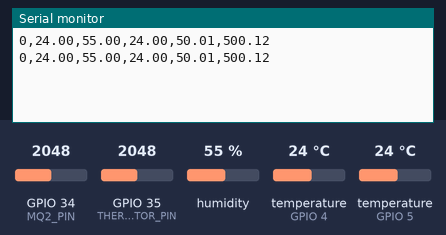
Recording of a sketch running on a simulated ESP32. Parts: the last lines printed to the serial monitor. The test bench sets the inputs (shaded band); at power-on: humidity 55 %, temperature (sensors on GPIO 5, GPIO 4) 24 °C, GPIO 34 (MQ2_PIN) = 2048, GPIO 35 (THERMISTOR_PIN) = 2048.

Above: at 2.3 s.
2.4 s: humidity set to 22 %
At 2.4 s:
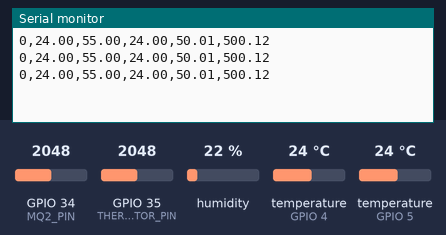
3.9 s: temperature (sensor on GPIO 5) set to 12 °C
At 5.1 s:
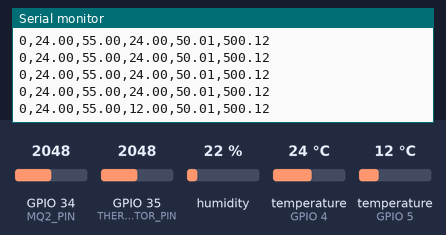
5.4 s: GPIO 34 (MQ2_PIN) set to 2866
At 6.1 s:
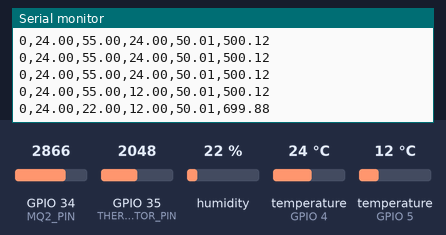
6.9 s: GPIO 35 (THERMISTOR_PIN) set to 2866
At 7.5 s:
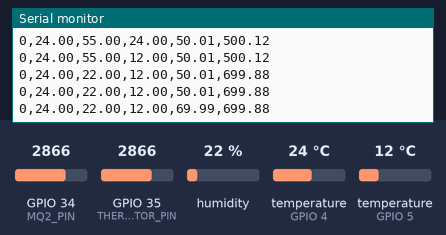
8.4 s: temperature (sensor on GPIO 4) set to 12 °C
At 9.7 s:
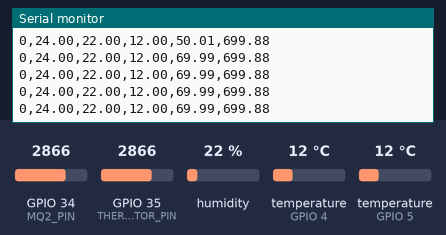
9.9 s: temperature (sensor on GPIO 5) set to 19 °C
At 10.7 s:
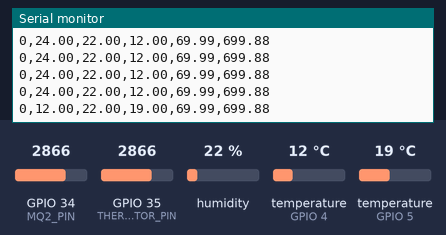
Timing chart, 0 to 12.4 s (numbered marks = the images above; inputs shaded):
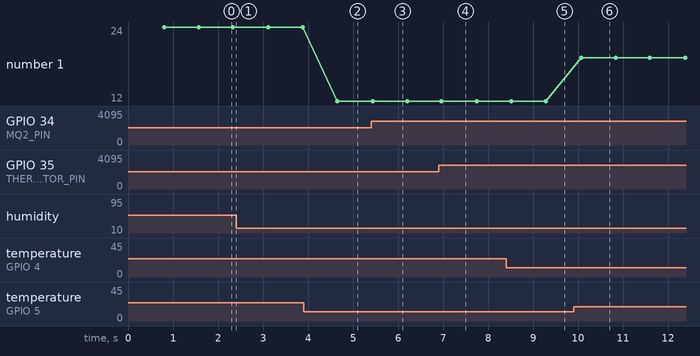

The sketch:

weather_station.ino
```cpp
#include <DHT.h>
#include <OneWire.h>
#include <DallasTemperature.h>

// DHT setup
#define DHTPIN 4
#define DHTTYPE DHT11
DHT dht(DHTPIN, DHTTYPE);

// DS18B20 setup
#define ONE_WIRE_BUS 5
OneWire oneWire(ONE_WIRE_BUS);
DallasTemperature ds18b20(&oneWire);

// MQ-2 and Thermistor
#define MQ2_PIN 34
#define THERMISTOR_PIN 35

void setup() {
  Serial.begin(9600);
  dht.begin();
  ds18b20.begin();
}

void loop() {
  // Read DHT values
  float dhtTemp = dht.readTemperature();
  float dhtHumid = dht.readHumidity();

  // Read DS18B20
  ds18b20.requestTemperatures();
  float dsTemp = ds18b20.getTempCByIndex(0);

  // Read Thermistor (dummy calculation for now)
  int thermRaw = analogRead(THERMISTOR_PIN);
  float thermistorTemp = (thermRaw / 4095.0) * 100.0;  // dummy Celsius

  // Read MQ-2
  int mq2Raw = analogRead(MQ2_PIN);
  float mq2ppm = mq2Raw * (1000.0 / 4095.0);  // dummy ppm con*

  // Print to Serial Monitor (Human Readable)
  // Serial.println("=== Sensor Readings ===");
  // Serial.print("DHT Temp (°C): "); Serial.println(dhtTemp);
  // Serial.print("DHT Humidity (%): "); Serial.println(dhtHumid);
  // Serial.print("DS18B20 Temp (°C): "); Serial.println(dsTemp);
  // Serial.print("Thermistor Temp (°C): "); Serial.println(thermistorTemp);
  // Serial.print("MQ-2 Raw: "); Serial.println(mq2Raw);
  // Serial.print("MQ-2 PPM (approx): "); Serial.println(mq2ppm);
  // Serial.println();

  // Send CSV line to serial (Python app will read and log it)
  Serial.print(0); Serial.print(",");
  Serial.print(dhtTemp); Serial.print(",");
  Serial.print(dhtHumid); Serial.print(",");
  Serial.print(dsTemp); Serial.print(",");
  Serial.print(thermistorTemp); Serial.print(",");
  Serial.println(mq2ppm);  // ends the line

}
```

Measured:
- after the input at 3.9 s, the serial monitor: prints a new line after 0.75 s (image 2)
- after the input at 5.4 s, the serial monitor: prints a new line at once (image 3)
- after the input at 6.9 s, the serial monitor: prints a new line after 0.07 s (image 4)
- after the input at 9.9 s, the serial monitor: prints a new line after 0.17 s (image 6)
- plotted number 1: 24 → 12 after the input at 3.9 s, 12 → 19 after the input at 9.9 s
